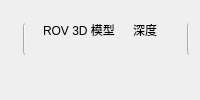
     <widget class="QWidget" name="dashboardVisualRow" native="true">
      <layout class="QHBoxLayout" name="dashboardVisualLayout" stretch="30,27,7,30">
       <property name="spacing">
        <number>6</number>
       </property>
       <property name="leftMargin">
        <number>5</number>
       </property>
       <property name="topMargin">
        <number>5</number>
       </property>
       <property name="rightMargin">
        <number>5</number>
       </property>
       <property name="bottomMargin">
        <number>5</number>
       </property>
       <item>
        <widget class="QWidget" name="frontCameraFrame" native="true">
         <property name="dashboardPanel" stdset="0">
          <bool>true</bool>
         </property>
         <layout class="QVBoxLayout" name="frontCameraFrameLayout">
          <property name="spacing">
           <number>4</number>
          </property>
          <property name="leftMargin">
           <number>6</number>
          </property>
          <property name="topMargin">
           <number>6</number>
          </property>
          <property name="rightMargin">
           <number>6</number>
          </property>
          <property name="bottomMargin">
           <number>6</number>
          </property>
          <item>
           <widget class="QWidget" name="widget_camera_0" native="true">
            <widget class="QPushButton" name="frontRecordButton">
             <property name="geometry">
              <rect>
               <x>12</x>
               <y>12</y>
               <width>112</width>
               <height>32</height>
              </rect>
             </property>
             <property name="text">
              <string>● 开始录像</string>
             </property>
            </widget>
            <widget class="QPushButton" name="frontExpandButton">
             <property name="geometry">
              <rect>
               <x>490</x>
               <y>430</y>
               <width>88</width>
               <height>30</height>
              </rect>
             </property>
             <property name="cursor">
              <cursorShape>PointingHandCursor</cursorShape>
             </property>
             <property name="text">
              <string>⛶ 全屏</string>
             </property>
             <property name="role" stdset="0">
              <string>cameraExpand</string>
             </property>
            </widget>
           </widget>
          </item>
         </layout>
        </widget>
       </item>
       <item>
        <widget class="QWidget" name="modelFrame" native="true">
         <property name="dashboardPanel" stdset="0">
          <bool>true</bool>
         </property>
         <layout class="QVBoxLayout" name="modelFrameLayout">
          <property name="spacing">
           <number>4</number>
          </property>
          <property name="leftMargin">
           <number>6</number>
          </property>
          <property name="topMargin">
           <number>6</number>
          </property>
          <property name="rightMargin">
           <number>6</number>
          </property>
          <property name="bottomMargin">
           <number>6</number>
          </property>
          <item>
           <widget class="QLabel" name="modelFrameTitle">
            <property name="text">
             <string>ROV 3D 模型</string>
            </property>
            <property name="alignment">
             <set>Qt::AlignLeading|Qt::AlignLeft|Qt::AlignVCenter</set>
            </property>
            <property name="role" stdset="0">
             <string>dashboardTitle</string>
            </property>
           </widget>
          </item>
          <item>
           <widget class="QWidget" name="widget_4" native="true" />
          </item>
         </layout>
        </widget>
       </item>
       <item>
        <widget class="QWidget" name="depthFrame" native="true">
         <property name="dashboardPanel" stdset="0">
          <bool>true</bool>
         </property>
         <layout class="QVBoxLayout" name="depthFrameLayout">
          <property name="spacing">
           <number>4</number>
          </property>
          <property name="leftMargin">
           <number>6</number>
          </property>
          <property name="topMargin">
           <number>6</number>
          </property>
          <property name="rightMargin">
           <number>6</number>
          </property>
          <property name="bottomMargin">
           <number>6</number>
          </property>
          <item>
           <widget class="QLabel" name="depthFrameTitle">
            <property name="text">
             <string>深度</string>
            </property>
            <property name="alignment">
             <set>Qt::AlignLeading|Qt::AlignLeft|Qt::AlignVCenter</set>
            </property>
            <property name="role" stdset="0">
             <string>dashboardTitle</string>
            </property>
           </widget>
          </item>
          <item>
           <widget class="QWidget" name="depthGaugeHost" native="true" />
          </item>
         </layout>
        </widget>
       </item>
       <item>
        <widget class="QWidget" name="rearCameraFrame" native="true">
         <property name="dashboardPanel" stdset="0">
          <bool>true</bool>
         </property>
         <layout class="QVBoxLayout" name="rearCameraFrameLayout">
          <property name="spacing">
           <number>4</number>
          </property>
          <property name="leftMargin">
           <number>6</number>
          </property>
          <property name="topMargin">
           <number>6</number>
          </property>
          <property name="rightMargin">
           <number>6</number>
          </property>
          <property name="bottomMargin">
           <number>6</number>
          </property>
          <item>
           <widget class="QWidget" name="widget_camera_back_1" native="true">
            <widget class="QPushButton" name="rearRecordButton">
             <property name="geometry">
              <rect>
               <x>12</x>
               <y>12</y>
               <width>112</width>
               <height>32</height>
              </rect>
             </property>
             <property name="text">
              <string>● 开始录像</string>
             </property>
            </widget>
            <widget class="QPushButton" name="rearExpandButton">
             <property name="geometry">
              <rect>
               <x>490</x>
               <y>430</y>
               <width>88</width>
               <height>30</height>
              </rect>
             </property>
             <property name="cursor">
              <cursorShape>PointingHandCursor</cursorShape>
             </property>
             <property name="text">
              <string>⛶ 全屏</string>
             </property>
             <property name="role" stdset="0">
              <string>cameraExpand</string>
             </property>
            </widget>
           </widget>
          </item>
         </layout>
        </widget>
       </item>
      </layout>
     </widget>
